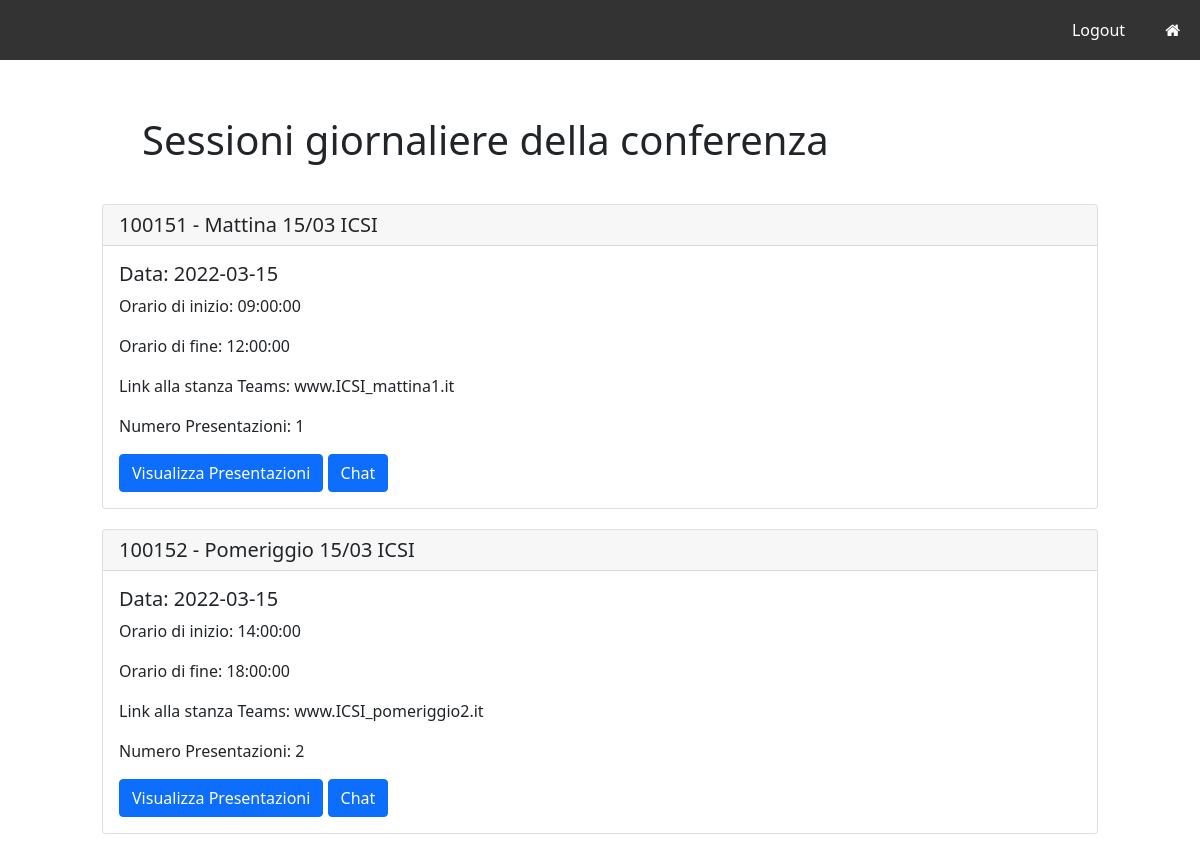
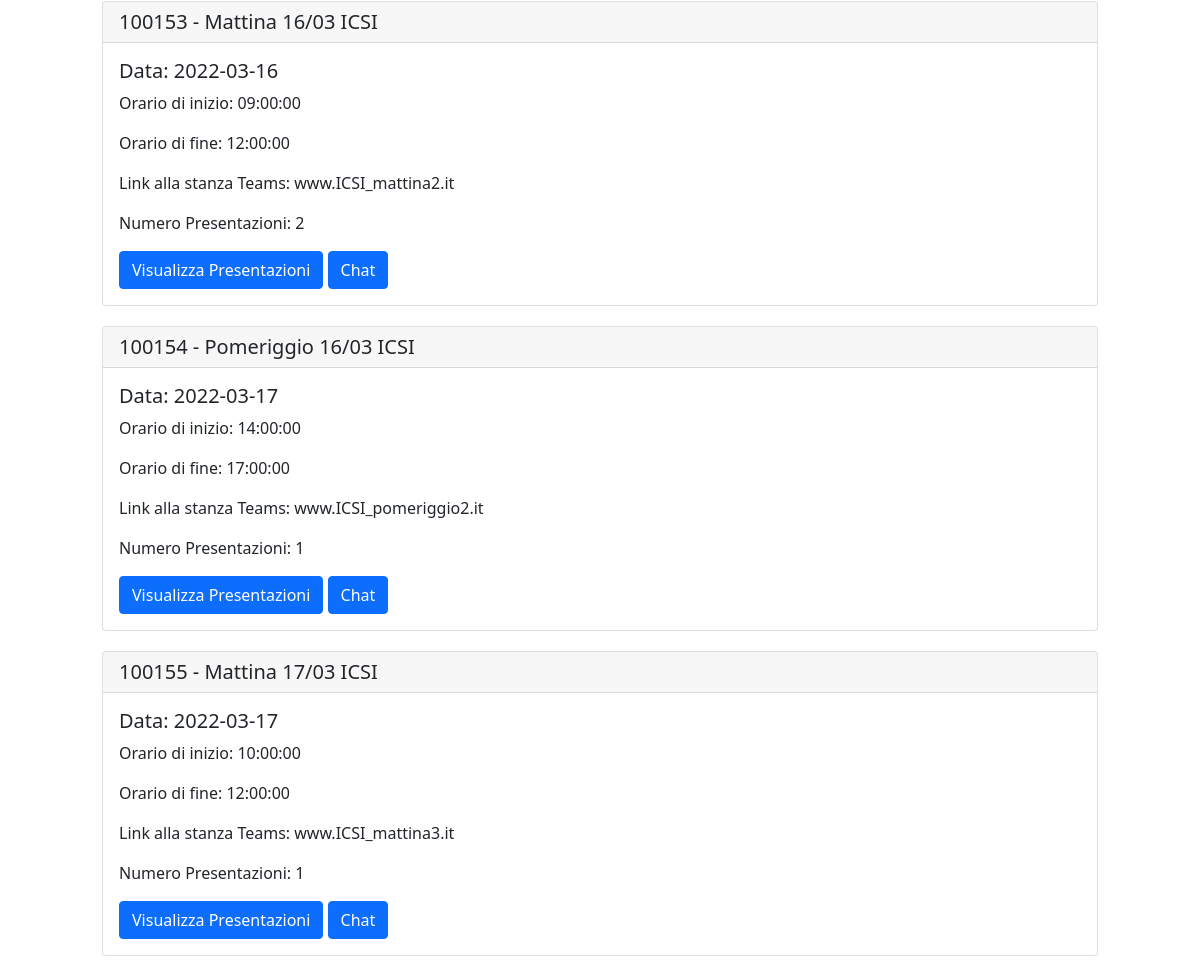
The page /php/conferenza.php?nome=International Conference on Swarm Intelligence on the database its author committed (2 pictures, top to bottom).
### tables this page shows
CREATE TABLE SESSIONE(
    Codice INT PRIMARY KEY,
    Titolo VARCHAR(100),
    NumeroPresentazioni INT DEFAULT 0, 
    Inizio TIME,
    Fine TIME,
    Link VARCHAR(100),
    GiornoGiornata DATE,
    AnnoEdizioneConferenza INT,
    AcronimoConferenza VARCHAR(20),
	FOREIGN KEY(AnnoEdizioneConferenza, AcronimoConferenza) REFERENCES CONFERENZA(AnnoEdizione, Acronimo) ON DELETE CASCADE,
    FOREIGN KEY(GiornoGiornata) REFERENCES GIORNATA(Giorno) ON DELETE CASCADE
     
);

### php/conferenza.php (called while the page is built, shortened)
<?php
    require_once('connection.php');
    $templateParams["conferenza"] = $dbh->getConferenzaByNome($_GET["nome"]);
    $templateParams["sessione"] = $dbh->getSessionibyConferenza($templateParams["conferenza"][0]["Acronimo"]);
    require 'template/templateConferenza.php';
?>

### php/database.php (called while the page is built, shortened)
<?php
    class DatabaseHelper{
        private $db;
        public function __construct($servername, $username, $password, $dbname, $port){
            $this->db = new mysqli($servername, $username, $password, $dbname, $port);
        }
        public function getSessionibyConferenza($acronimoConf){
            $query = "SELECT * FROM SESSIONE WHERE AcronimoConferenza=?";
            $stmt = $this->db->prepare($query);
            $stmt->bind_param('s',$acronimoConf);
            $stmt->execute();
            $result = $stmt->get_result();
            return $result->fetch_all(MYSQLI_ASSOC);
        }
        public function getConferenzaByNome($nome){
            $query = "SELECT AnnoEdizione, Acronimo, Nome FROM CONFERENZA WHERE Nome=?";
            $stmt = $this->db->prepare($query);
            $stmt->bind_param('s',$nome);
            $stmt->execute();
            $result = $stmt->get_result();
            return $result->fetch_all(MYSQLI_ASSOC);
        }
    }
?>

### php/connection.php (called while the page is built, shortened)
<?php
    require_once("database.php");
    $dbh = new DatabaseHelper("localhost", "root", "root", "CONFVIRTUAL", 8889);
?>

### php/template/templateConferenza.php (the view, shortened to what this page needs)
<!DOCTYPE html>
<html>
<head>
    <link rel="stylesheet" href="../css/styleHome.css">
    <link href="https://cdn.jsdelivr.net/npm/bootstrap@5.1.3/dist/css/bootstrap.min.css" rel="stylesheet">
    <link rel="stylesheet" href="https://cdnjs.cloudflare.com/ajax/libs/font-awesome/4.7.0/css/font-awesome.min.css">
    <link rel="stylesheet" href="https://cdnjs.cloudflare.com/ajax/libs/font-awesome/4.7.0/css/font-awesome.min.css">
</head>
<body>
    <ul>
        <li style="float:right"><a href="../php/paginaUtente.php"><i class="fa fa-home"></i></a></li>
        <li style="float:right"><a href="../php/logout.php">Logout</a></li>
    </ul>
    <div class="row">
        <div class="col-md-1"></div>
        <div class="col-md-10">
    <h1 style="margin: 40px;">Sessioni giornaliere della conferenza </h1>
    <?php foreach($templateParams['sessione'] as $sessione): ?>
      <div class="card" style="margin-bottom: 20px;">
      <h5 class="card-header"><?php echo $sessione["Codice"] . " - " . $sessione["Titolo"]?></h5>
      <div class="card-body">
        <h5 class="card-title">Data: <?php echo $sessione["GiornoGiornata"]?></h5>
        <p class="card-text">Orario di inizio: <?php echo $sessione["Inizio"]?></p>
        <p class="card-text">Orario di fine: <?php echo $sessione["Fine"]?></p>
        <p class="card-text">Link alla stanza Teams: <?php echo $sessione["Link"]?></p>
        <p class="card-text">Numero Presentazioni: <?php echo $sessione["NumeroPresentazioni"]?></p>
        <a href="presentazioni.php?codiceSessione=<?php echo $sessione["Codice"]?>" class="btn btn-primary">Visualizza Presentazioni</a>
        <a href="chat.php?codiceSessione=<?php echo $sessione["Codice"]?>" class="btn btn-primary">Chat</a>
    </div>
    </div>
    <?php endforeach; ?>
    </div>
  </div>
</body>
</html>

### css/styleHome.css (style rules this page uses)
ul { list-style-type: none; margin: 0; padding: 0; overflow: hidden; background-color: #333; }
li { float: left; }
li a { display: block; color: white; text-align: center; padding: 18px 20px; text-decoration: none; }

### rows shown on the page
sessione: Codice "100151", Titolo "Mattina 15/03 ICSI", GiornoGiornata "2022-03-15", Inizio "09:00:00", Fine "12:00:00", Link "www.ICSI_mattina1.it", NumeroPresentazioni "1"
sessione: Codice "100152", Titolo "Pomeriggio 15/03 ICSI", GiornoGiornata "2022-03-15", Inizio "14:00:00", Fine "18:00:00", Link "www.ICSI_pomeriggio2.it", NumeroPresentazioni "2"
sessione: Codice "100153", Titolo "Mattina 16/03 ICSI", GiornoGiornata "2022-03-16", Inizio "09:00:00", Fine "12:00:00", Link "www.ICSI_mattina2.it", NumeroPresentazioni "2"
sessione: Codice "100154", Titolo "Pomeriggio 16/03 ICSI", GiornoGiornata "2022-03-17", Inizio "14:00:00", Fine "17:00:00", Link "www.ICSI_pomeriggio2.it", NumeroPresentazioni "1"
sessione: Codice "100155", Titolo "Mattina 17/03 ICSI", GiornoGiornata "2022-03-17", Inizio "10:00:00", Fine "12:00:00", Link "www.ICSI_mattina3.it", NumeroPresentazioni "1"
